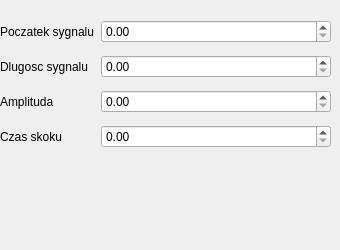
     <widget class="QWidget" name="skokJednostkowy">
      <widget class="QWidget" name="formLayoutWidget_12">
       <property name="geometry">
        <rect>
         <x>0</x>
         <y>20</y>
         <width>331</width>
         <height>221</height>
        </rect>
       </property>
       <layout class="QFormLayout" name="skokJednostkowyLayout">
        <property name="verticalSpacing">
         <number>12</number>
        </property>
        <item row="0" column="0">
         <widget class="QLabel" name="poczatekSygnaluLabel_9">
          <property name="text">
           <string>Poczatek sygnalu</string>
          </property>
         </widget>
        </item>
        <item row="0" column="1">
         <widget class="QDoubleSpinBox" name="poczatekSygnaluDoubleSpinBox_9">
          <property name="maximum">
           <double>100000.000000000000000</double>
          </property>
         </widget>
        </item>
        <item row="1" column="0">
         <widget class="QLabel" name="dlugoscSygnaluLabel_9">
          <property name="text">
           <string>Dlugosc sygnalu</string>
          </property>
         </widget>
        </item>
        <item row="1" column="1">
         <widget class="QDoubleSpinBox" name="dlugoscSygnaluDoubleSpinBox_9">
          <property name="maximum">
           <double>100000.000000000000000</double>
          </property>
         </widget>
        </item>
        <item row="2" column="0">
         <widget class="QLabel" name="amplitudaLabel_9">
          <property name="text">
           <string>Amplituda</string>
          </property>
         </widget>
        </item>
        <item row="2" column="1">
         <widget class="QDoubleSpinBox" name="amplitudaDoubleSpinBox_9">
          <property name="maximum">
           <double>100000.000000000000000</double>
          </property>
         </widget>
        </item>
        <item row="3" column="0">
         <widget class="QLabel" name="wspolczynnikWypelnieniaLabel_9">
          <property name="text">
           <string>Czas skoku</string>
          </property>
         </widget>
        </item>
        <item row="3" column="1">
         <widget class="QDoubleSpinBox" name="wspolczynnikWypelnieniaDoubleSpinBox_9">
          <property name="maximum">
           <double>100000.000000000000000</double>
          </property>
         </widget>
        </item>
       </layout>
      </widget>
     </widget>
